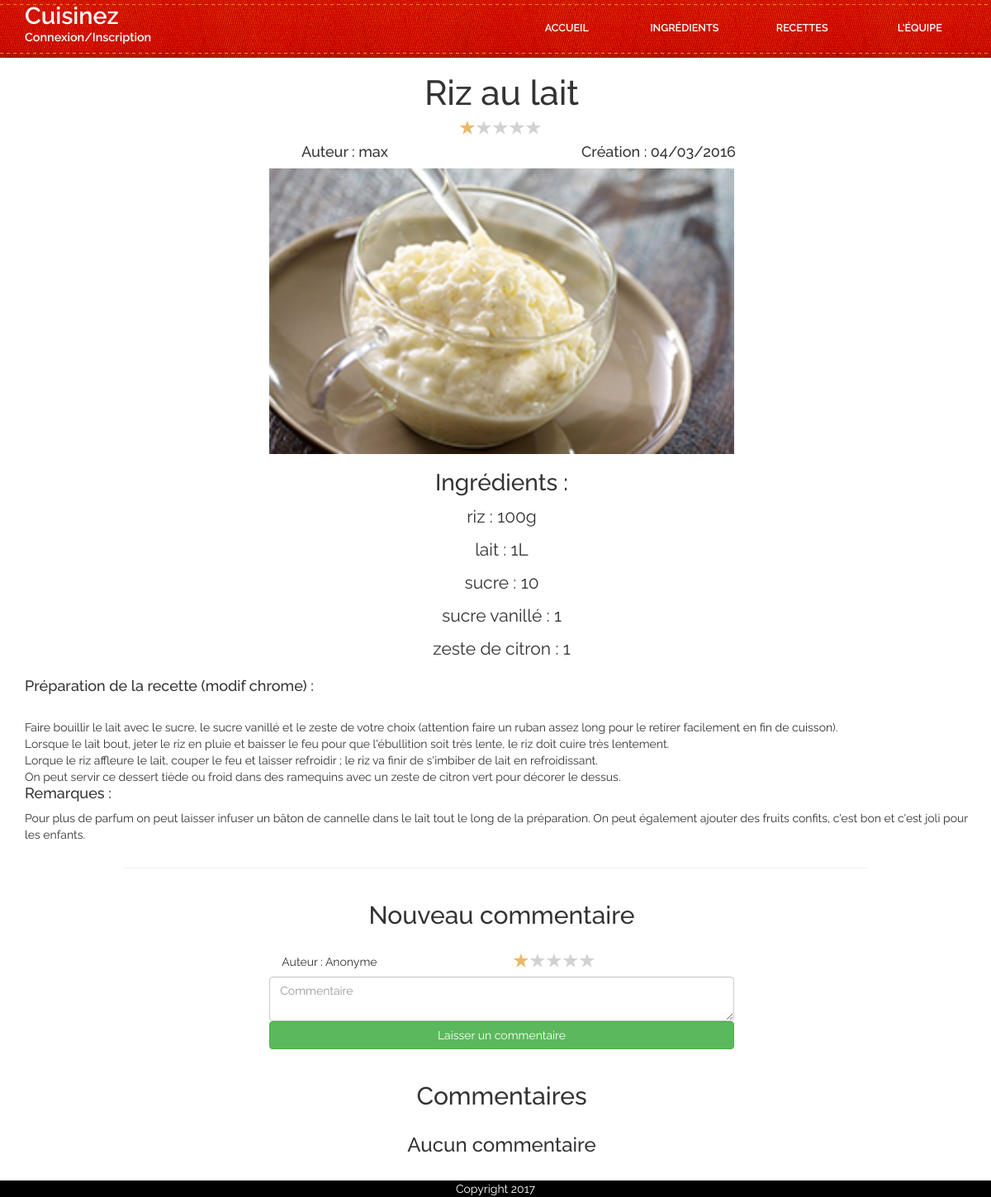
Screenshot of /index.php?page=recette&idRecette=2 with the database file from the repository.
### tables this page shows
CREATE TABLE `recette` (
  `id` int(11) NOT NULL,
  `id_auteur` int(11) NOT NULL,
  `label_recette` varchar(100) NOT NULL,
  `description_recette` text NOT NULL,
  `temps_recette` int(11) NOT NULL,
  `image` varchar(50) DEFAULT NULL,
  `date` datetime NOT NULL DEFAULT CURRENT_TIMESTAMP
);

CREATE TABLE `ligne_recette` (
  `id` int(11) NOT NULL,
  `quantite` varchar(7) NOT NULL,
  `id_ingredient` int(11) NOT NULL,
  `id_recette` int(11) NOT NULL
);

CREATE TABLE `ingredient` (
  `id` int(11) NOT NULL,
  `label_ingredient` varchar(50) NOT NULL,
  `type_ingredient` int(11) NOT NULL
);

### recette.php (the view, shortened to what this page needs)
<?php
	if(isset($_GET['idRecette']))
	{
		$GLOBAL_RECETTE = array();
		$sql = "SELECT pseudo, r.id , label_recette, temps_recette, description_recette, r.date, image, AVG(note) noteAVG FROM utilisateur u LEFT JOIN recette r ON u.id=id_auteur LEFT JOIN commentaire ON r.id=idR WHERE r.id = ".$_GET['idRecette'];
		foreach($bdd->query($sql) as $row)
		{
			$GLOBAL_RECETTE = array(
				'id' => $row['id'],
				'titre' => $row['label_recette'],
				'description' => $row['description_recette'],
				'temps' => $row['temps_recette'],
				'date' => date('d/m/Y',strtotime($row['date'])),
				'ingredients' => array(),
				'image'=>$row['image'],
				'note'=> round($row['noteAVG']),
				'auteur'=>$row['pseudo']
				);
			$sql = "SELECT lr.quantite, i.label_ingredient FROM recette r left join ligne_recette lr on r.id = lr.id_recette left join ingredient i on lr.id_ingredient = i.id WHERE r.id = '".$GLOBAL_RECETTE['id']."'";
			foreach($bdd->query($sql) as $row)
			{
				$GLOBAL_RECETTE['ingredients'][] = array(
					'quantite' => $row['quantite'],
					'label_ingredient' => $row['label_ingredient']
				);
			}
		}
	}else
	{
		header('Location: index.php');
	}
?>
		<div id="main">
				<div id="correction" class="row">
					<div id="recetteC">
							<header>
								<div class="col-xs-12"><h2><?php echo $GLOBAL_RECETTE['titre'] ; ?></h2></div>
								<div class="col-xs-6 col-xs-offset-3 divNoteRO">
								</div>
								<div class="col-xs-8 col-xs-offset-2 text-center">
									<div class="col-xs-6"><h4>Auteur : <?php echo $GLOBAL_RECETTE['auteur'] ; ?></h4></div>
									<div class="col-xs-6"><h4>Création : <?php echo $GLOBAL_RECETTE['date'] ; ?></h4></div>
								</div>
							</header>
							<br><br>
							<div class="col-xs-8 col-xs-offset-2 col-sm-8 col-sm-offset-2 col-lg-6 col-lg-offset-3">
							<img src="<?php echo $GLOBAL_RECETTE['image'] ; ?>" alt="">
							</div>
							<div class="col-xs-12">
								<header>
									<h3>Ingrédients :</h3>
								</header>
								<?php
									foreach($GLOBAL_RECETTE['ingredients'] as $key => $ingredient)
									{
										if($ingredient['label_ingredient']!=null && $ingredient['quantite']!=null)
											echo '<p>'.$ingredient['label_ingredient']." : ".$ingredient['quantite'].'</p>';
										else
											echo '<p>pas d\'ingrédients</p>';
									}
								?>
							</div>
					</div>
					<div id="contenu" class="col-xs-12">
						<p><?php echo $GLOBAL_RECETTE['description'] ; ?></p>
					</div>
				</div>
				<?php include('commentaires.php'); ?>
		</div>

### css/style.css (style rules this page uses)
body { background-color: black !important; }
body,input,textarea,select { font-family: 'Raleway', sans-serif !important; font-size: 11pt; line-height: 1.75em; }
#main { background: #fff; margin-right:0; margin-left:0; margin-top:70px; }
#main h2 { text-align:center; }
#correction { background: #fff; margin-right:0; padding-left:15px; }
#correction.row { margin-left:0; }
#correction header h2 { font-size: 1.6em; }
h4 { margin-top:0 !important; }
#recetteC header h2 { text-align:center; font-size:3em; }
#recetteC header>h3 { text-align:center; font-size:2em; }
#recetteC p { text-align:center; font-size:1.5em; }
#recetteC img { width:100%; }
.divNoteRO { text-align:center; }

### rows the page displays
recette: label_recette "Riz au lait", image (picture), description_recette "Préparation de la recette (modif chrome) : Faire bouillir le lait avec le sucre, le sucre vanillé et le zeste de votre choix (attention faire un ruban assez long pour le retirer facilement en fin de cuisson). Lorsque le lait bout, jeter le riz en pluie et baisser le feu pour que l'ébullition soit très lente, le riz doit cuire très lentement. Lorque le riz affleure le lait, couper le feu et laisser refroidir ; le riz va finir de s'imbiber de lait en refroidissant. On peut servir ce dessert tiède ou froid dans des ramequins avec un zeste de citron vert pour décorer le dessus. Remarques : Pour plus de parfum on peut laisser infuser un bâton de cannelle dans le lait tout le long de la…"
ligne_recette: id_ingredient.label_ingredient "riz", quantite "100g"
ligne_recette: id_ingredient.label_ingredient "lait", quantite "1L"
ligne_recette: id_ingredient.label_ingredient "sucre", quantite "10"
ligne_recette: id_ingredient.label_ingredient "sucre vanillé", quantite "1"
ligne_recette: id_ingredient.label_ingredient "zeste de citron", quantite "1"

### other values shown
$GLOBAL_RECETTE['auteur'] "max"
$GLOBAL_RECETTE['date'] "04/03/2016"
